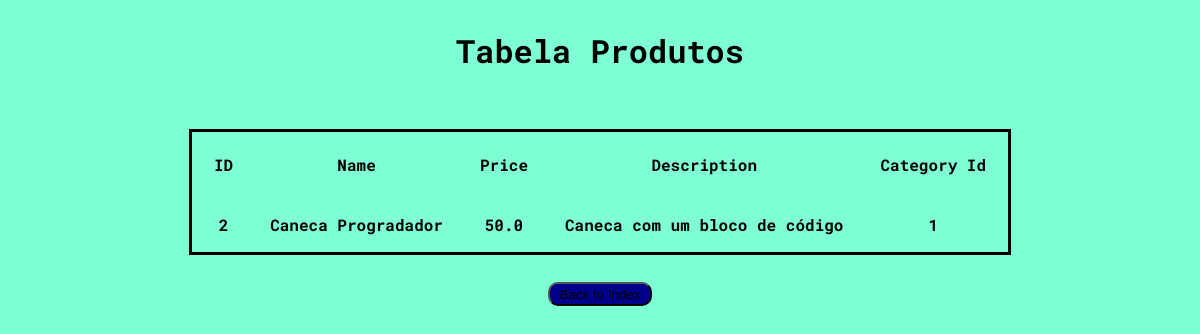
The page /view_product/2 on the database its author committed.
### tables this page shows
CREATE TABLE "products" (
	"ID"	INTEGER  PRIMARY KEY AUTOINCREMENT NOT NULL,
	"NAME"	TEXT,
	"PRICE"	REAL,
    "DESCRIPTION" TEXT,
    "CATEGORY_ID" INTEGER,
	FOREIGN KEY(CATEGORY_ID) REFERENCES category(ID)
);

### app.py (the view)
@app.route("/view_product/<int:id>", methods=["POST", "GET"])
def view_product(id):
    if request.method == 'POST':
        id_product = request.form['ID_PRODUCT']
        return redirect(url_for("view_product", id = id_product))
    else:
        if id == 999999: # arrumar essa condição feia do código
            return render_template("view_product.html", info = CatchData("products"), conditon = False)
        elif id != 0:
            return render_template("view_product.html", info = CatchDataByID("products", id), conditon = False)
        else:
            return render_template("view_product.html", info = CatchDataByID("products", id), conditon = True)

### dataOperations.py (called while the page is built)
def CatchDataByID (table, id):
    con=sqlite3.connect("crud_produtos.db")
    cur = con.cursor()
    cur.execute("SELECT * FROM {t} WHERE ID={id};".format(t = table, id = id))
    return cur.fetchall()

### templates/view_product.html (shortened to what this page needs)
<!DOCTYPE html>
<html lang="en">
<head>
    <link rel="stylesheet" href="/static/main.css">
    <link rel="stylesheet" href="/static/index.css">
</head>
<body>
    {% if conditon %}
        <form method="post">
            <input type="number" name="ID_PRODUCT" placeholder="Insira o id de produto a ser consultado" required>
            <button type="submit"> View Product </button>
        </form>
        <button><a href='{{url_for("view_product", id = 999999)}}'> View all Products </a></button>
    {% else %}
        <div class="data-products">
            <h1> Tabela Produtos </h1>
            <table>
                <tr class="table-top">
                    <th>ID</th>
                    <th>Name</th>
                    <th>Price</th>
                    <th>Description</th>
                    <th>Category Id</th>
                </tr>
                    {% for d in info %}
                        {% for x in d %}
                            <td> {{ x }}</td>
                        {% endfor %}
                    {% endfor %}
            </table>
        </div>
    {% endif %}
    <button><a href='{{url_for("index")}}'> Back to Index </a></button>
</body>
</html>

### static/main.css (style rules this page uses)
body { background-color: aquamarine; font-size: medium; font-weight: bold; font-family: 'Roboto Mono', monospace; display: grid; align-items: center; justify-content: center; align-content: center; justify-items: center; }
div { display: grid; align-content: center; justify-content: center; align-items: center; }
h1 { display: flex; margin-bottom: 50px; align-items: center; justify-content: center; }
a { text-decoration: none; color: black; }
button { display: flex; margin: 20px; padding: 10px; height: 20px; border-radius: 10px; background-color: darkblue; justify-content: center; align-items: center; }

### static/index.css (style rules this page uses)
table { margin: 10px; outline-style: solid; }
th { padding: 20px; text-align: center; }
td { padding: 15px; text-align: center; }

### rows shown on the page
products: d "2" "1", NAME "Caneca Progradador", PRICE "50.0", DESCRIPTION "Caneca com um bloco de código"
